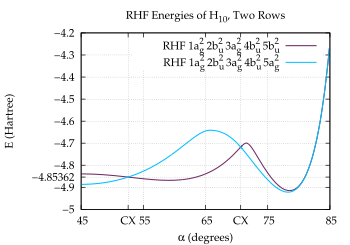

The gnuplot source for this figure:
set term postscript enhanced eps color "Palatino" 16
set size 0.7, 0.7
set encoding iso

# Set line styles
set style line  1 lt 1 lw 3 lc rgb "#0070FF" pt 6    # blue
set style line  2 lt 1 lw 3 lc rgb "#E52B50" pt 6    # red
set style line  3 lt 1 lw 3 lc rgb "#009A63" pt 6    # green
set style line  4 lt 1 lw 3 lc rgb "#702963" pt 6    # purple
set style line  5 lt 1 lw 3 lc rgb "#F28500" pt 6    # orange
set style line  6 lt 1 lw 3 lc rgb "#00BFFF" pt 6    # deep sky blue
set style line  7 lt 1 lw 3 lc rgb "#FF91A4" pt 6    # pink
set style line  8 lt 1 lw 3 lc rgb "#50C878" pt 6    # light green
set style line  9 lt 1 lw 3 lc rgb "#C9A0DC" pt 6    # lavender
set style line 10 lt 1 lw 3 lc rgb "#000000" pt 6    # black
set style line 11 lt 2 lw 3 lc rgb "#0070FF" pt 6    # blue
set style line 12 lt 2 lw 3 lc rgb "#E52B50" pt 6    # red
set style line 13 lt 2 lw 3 lc rgb "#009A63" pt 6    # green
set style line 14 lt 2 lw 3 lc rgb "#702963" pt 6    # purple
set style line 15 lt 2 lw 3 lc rgb "#F28500" pt 6    # orange
set style line 16 lt 2 lw 3 lc rgb "#00BFFF" pt 6    # deep sky blue
set style line 17 lt 2 lw 3 lc rgb "#FF91A4" pt 6    # pink
set style line 18 lt 2 lw 3 lc rgb "#50C878" pt 6    # light green
set style line 19 lt 2 lw 3 lc rgb "#C9A0DC" pt 6    # lavender
set style line 20 lt 2 lw 3 lc rgb "#000000" pt 6    # black
set style line 100 lt 1 lw 1 lc rgb "#FFFFFF"

set title "RHF Energies of H_{10}, Two Rows"
set xlabel "{/Symbol a} (degrees)"
set ylabel "E (Hartree)"
set xtics 5.0, 10.0
set xtics add ("CX" 52.5579861) 
set xtics add ("CX" 70.6585) 
set ytics add ( -4.85361838340 ) 
set grid xtics x2tics ytics
set key spacing 1.5

set output "RHF.eps"
set xrange [45:85]
set yrange [*:*]
plot "ag2bu3/h10RHFE" u 1:3 w l ls 4 ti "RHF 1a@_g^2 2b@_u^2 3a@_g^2 4b@_u^2 5b@_u^2",  \
     "ag3bu2/h10RHFE" u 1:3 w l ls 6 ti "RHF 1a@_g^2 2b@_u^2 3a@_g^2 4b@_u^2 5a@_g^2"  
